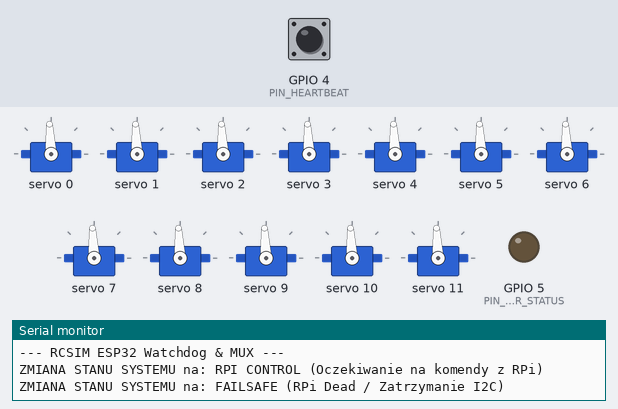
The sketch below on a simulated ESP32. Parts: 12 × servo, output pins drawn as LEDs (lit = HIGH), the last lines printed to the serial monitor. The inputs (shaded band) are chosen by the test bench; at power-on: GPIO 4 (PIN_HEARTBEAT) HIGH.

Above: at 1.2 s.
1.3 s: GPIO 4 (PIN_HEARTBEAT) pulled LOW for 3.2 s
At 1.8 s:
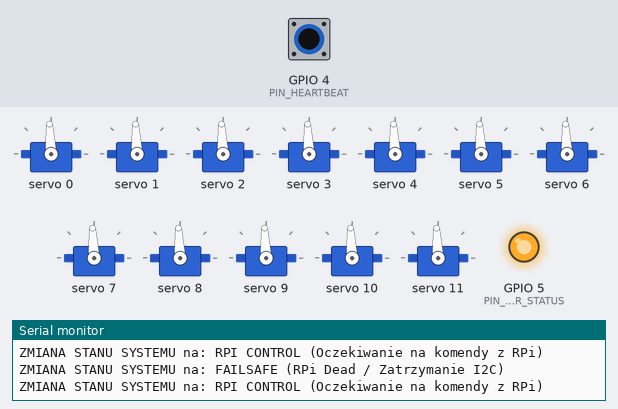
7.0 s: GPIO 4 (PIN_HEARTBEAT) pulled LOW for 1 s
At 9.6 s:
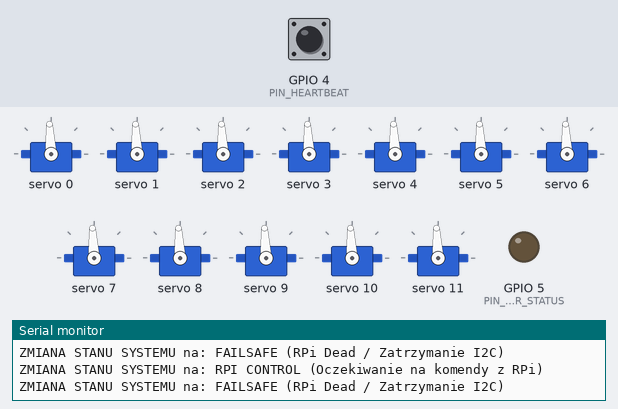
Timing chart, 0 to 11.1 s (numbered marks = the images above; inputs shaded):
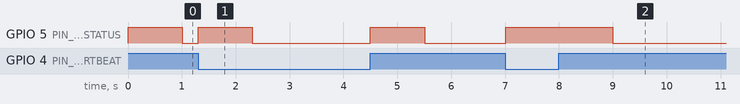

The sketch:

ESP32_Watchdog.ino
```cpp
/*
 * =================================================================================
 * RCSIM - Sprzętowy Watchdog i Muxer dla ESP32 (RCSIM HAT V1.0)
 * =================================================================================
 * Wersja: 1.1 (Zoptymalizowana)
 *
 * Cel:
 * 1. Monitorowanie sygnału Heartbeat z Raspberry Pi 5.
 * 2. Obsługa manualnego przejęcia kontroli (Manual Override) przez SBUS.
 * 3. Zarządzanie stanem Failsafe sterownika PCA9685.
 *
 * Pinout (Zgodny z rcsim_hat_schematic_draft.md):
 * - GPIO 4:  Wejście Heartbeat (z RPi GPIO 26)
 * - GPIO 5:  Wyjście statusu Override (do RPi GPIO 21)
 * - GPIO 15: Wejście sygnału SBUS (z odbiornika RC)
 * - I2C (21 SDA, 22 SCL): Komunikacja z PCA9685 (Adres 0x40)
 */

#include <Wire.h>
#include <Adafruit_PWMServoDriver.h>
// Wymaga biblioteki w PlatformIO / Arduino IDE: bolderflight/Bolder Flight Systems SBUS
#include "sbus.h"

// --- KONFIGURACJA PINÓW ---
#define PIN_HEARTBEAT      4
#define PIN_OVR_STATUS     5
#define PIN_SBUS_RX        15

// --- PARAMETRY ---
#define HEARTBEAT_TIMEOUT  1000
#define NEUTRAL_PWM        307
#define NUM_CHANNELS       16

// Próg kanału aparatury przełączający na Manual (Kanał 5 > 1500)
const int OVR_CHANNEL_IDX = 4;
const int OVR_THRESHOLD = 1600;

// --- OBIEKTY ---
Adafruit_PWMServoDriver pca = Adafruit_PWMServoDriver(0x40);

// Użycie sprzętowego Serial2 (TX: -1, RX: 15).
// Biblioteka BolderFlight obsługuje ESP32 i wbudowaną inwersję.
bfs::SbusRx sbus(&Serial2, PIN_SBUS_RX, -1, true);

// --- ZMIENNE GLOBALNE I STANY ---
volatile unsigned long lastHeartbeatTime = 0;

// Maszyna stanów dla systemu Muxera
enum SystemState {
    STATE_UNKNOWN,
    STATE_RPI_CONTROL,
    STATE_MANUAL_OVR,
    STATE_FAILSAFE
};
SystemState currentState = STATE_UNKNOWN;

// Przerwanie dla Heartbeat
void IRAM_ATTR handleHeartbeat() {
    lastHeartbeatTime = millis();
}

void setup() {
    Serial.begin(115200);
    Serial.println("\n--- RCSIM ESP32 Watchdog & MUX ---");

    pinMode(PIN_HEARTBEAT, INPUT_PULLUP);
    pinMode(PIN_OVR_STATUS, OUTPUT);
    digitalWrite(PIN_OVR_STATUS, HIGH); // Domyślnie RPi ma kontrolę

    // Inicjalizacja magistrali I2C (ESP32 Master)
    Wire.begin(21, 22);
    pca.begin();
    pca.setPWMFreq(50);

    // Inicjalizacja SBUS (na porcie Serial2)
    sbus.Begin();

    attachInterrupt(digitalPinToInterrupt(PIN_HEARTBEAT), handleHeartbeat, CHANGE);

    // Wymuszenie stanu bezpiecznego na start
    applySafeState();
}

void loop() {
    unsigned long now = millis();

    // 1. ODCZYT I WALIDACJA HEARTBEAT Z RPI
    bool rpi_alive = (now - lastHeartbeatTime < HEARTBEAT_TIMEOUT);

    // 2. ODCZYT SYGNAŁU SBUS (RC)
    bool rc_alive = false;
    bool manual_override = false;

    if (sbus.Read()) {
        // Jeśli odebraliśmy ramkę i nie ma flagi Failsafe z samej aparatury
        if (!sbus.failsafe()) {
            rc_alive = true;
            // Sprawdzenie przełącznika
            if (sbus.ch(OVR_CHANNEL_IDX) > OVR_THRESHOLD) {
                manual_override = true;
            }
        }
    }

    // 3. LOGIKA DECYZYJNA (Wybór pożądanego stanu)
    SystemState desiredState;

    if (manual_override && rc_alive) {
        // Operator fizycznie włączył przełącznik na aparaturze
        desiredState = STATE_MANUAL_OVR;
    }
    else if (!rpi_alive) {
        // RPi umarło i brak manual_override (lub brak zasięgu RC)
        desiredState = STATE_FAILSAFE;
    }
    else {
        // RPi żyje i brak manualnego przejęcia
        desiredState = STATE_RPI_CONTROL;
    }

    // 4. WYKONYWANIE ZMIANY STANU (Unikanie blokowania szyny I2C)
    if (desiredState != currentState) {
        Serial.print("ZMIANA STANU SYSTEMU na: ");

        if (desiredState == STATE_FAILSAFE) {
            Serial.println("FAILSAFE (RPi Dead / Zatrzymanie I2C)");
            digitalWrite(PIN_OVR_STATUS, LOW); // Informuj układ, że przejęliśmy
            applySafeState();
        }
        else if (desiredState == STATE_MANUAL_OVR) {
            Serial.println("MANUAL OVERRIDE (Sterowanie z aparatury)");
            digitalWrite(PIN_OVR_STATUS, LOW);
            // Pierwsze uderzenie I2C robimy natychmiast
            applyManualRC();
        }
        else if (desiredState == STATE_RPI_CONTROL) {
            Serial.println("RPI CONTROL (Oczekiwanie na komendy z RPi)");
            digitalWrite(PIN_OVR_STATUS, HIGH);
        }

        currentState = desiredState;
    }

    // Ciągłe odświeżanie serw TYLKO jeśli jesteśmy w trybie manualnym (zmieniające się wychylenia drążków)
    if (currentState == STATE_MANUAL_OVR && sbus.new_data()) {
        applyManualRC();
    }

    delay(10); // Główna pętla może działać szybko, odświeżanie RC i tak dyktuje SBUS (~9ms)
}

void applySafeState() {
    for (int i = 0; i < NUM_CHANNELS; i++) {
        pca.setPWM(i, 0, NEUTRAL_PWM);
    }
}

void applyManualRC() {
    for (int i = 0; i < NUM_CHANNELS; i++) {
        // Biblioteka BolderFlight zwraca wartości SBUS w zakresie ok. ~172 - 1811 (zależnie od aparatury)
        int us = constrain(sbus.ch(i), 1000, 2000); // Sanityzacja (wartości mikrosekund)
        int pwm = map(us, 1000, 2000, 205, 410);
        pca.setPWM(i, 0, pwm);
    }
}
```

Measured:
- after the input at 1.3 s, GPIO 5 (PIN_OVR_STATUS): alternates HIGH for 1.0 s and LOW for 2.2 s, starting at once
- after the input at 7.0 s, GPIO 5 (PIN_OVR_STATUS): LOW → HIGH at once, → LOW 2.0 s later
